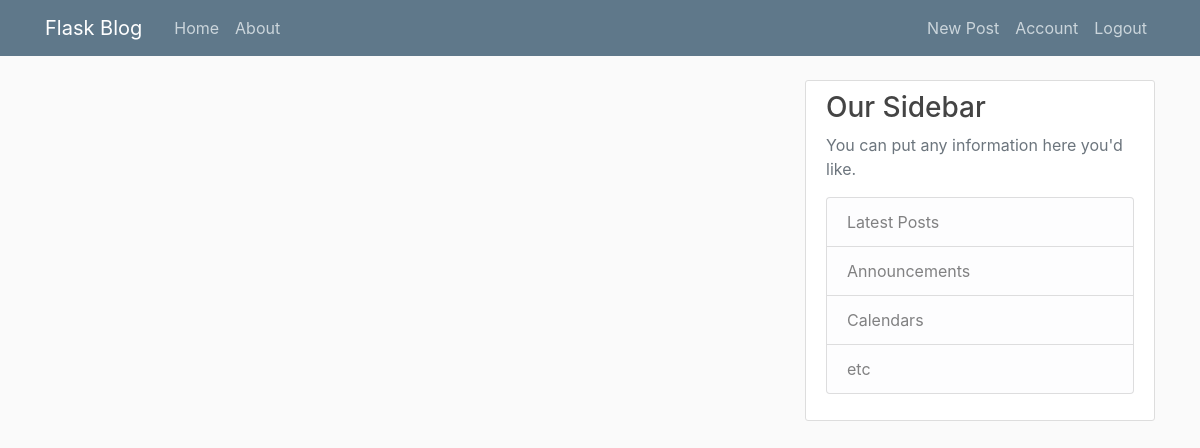
Before: /home (signed in) with the older database file.
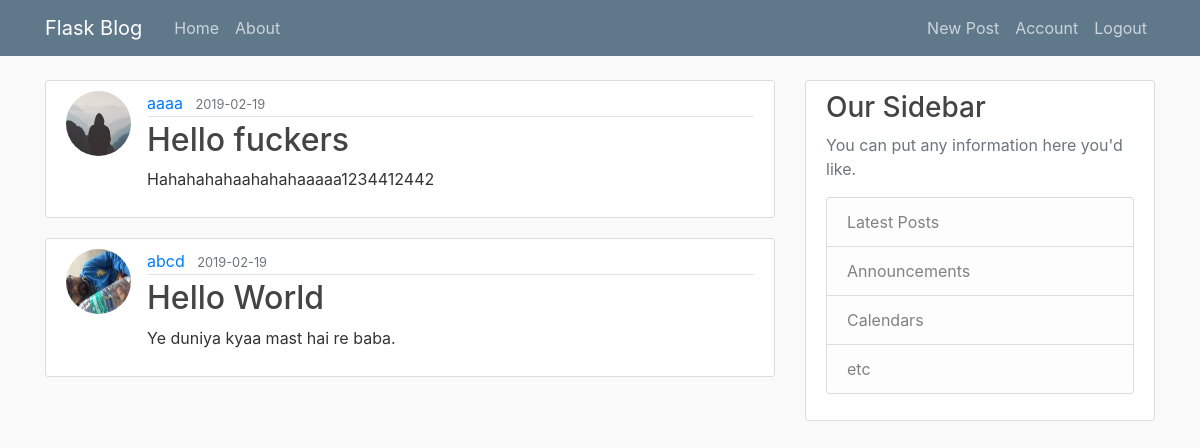
After: the same page with the newer database file.
### blog/models.py (models this page shows, shortened)
class Post(db.Model):
	id=db.Column(db.Integer,primary_key=True)
	title=db.Column(db.String(100),nullable=False)
	date_posted=db.Column(db.DateTime,nullable=False,default=datetime.utcnow)
	content=db.Column(db.Text,nullable=False)
	user_id=db.Column(db.Integer,db.ForeignKey('user.id'),nullable=False)

class User(db.Model,UserMixin):
	id=db.Column(db.Integer,primary_key=True)
	username=db.Column(db.String(20),unique=True,nullable=False)
	email=db.Column(db.String(120),unique=True,nullable=False)
	user_image=db.Column(db.String(20),nullable=False,default='default.jpg')
	password=db.Column(db.String(60),nullable=True)
	posts=db.relationship('Post',backref='author',lazy=True)

### blog/routes.py (the view)
@app.route("/")
@app.route("/home")
def hello():
	page=request.args.get('page',default=1,type=int)
	post=Post.query.order_by(Post.date_posted.desc()).paginate(page=page,per_page=5)
	return render_template('home.html',posts=post)

### blog/models.py (called while the page is built)
@login_manager.user_loader
def load_user(user_id):
	return User.query.get(int(user_id))

### blog/templates/home.html
{% extends "layout.html" %}
{% block content %}
	{% for post in posts%}
		<article class="media content-section">
      <img class="rounded-circle article-img" src="{{ url_for('static',filename='profile_pics/'+post.author.user_image)}}">
      <div class="media-body">
        <div class="article-metadata">
          <a class="mr-2" href="#">{{ post.author.username }}</a>
          <small class="text-muted">{{ post.date_posted.strftime('%Y-%m-%d') }}</small>
        </div>
        <h2><a class="article-title" href="{{ url_for('post',post_id=post.id) }}">{{ post.title }}</a></h2>
        <p class="article-content">{{ post.content }}</p>
      </div>
    </article>
	{% endfor %}
{% endblock %}

Changed rows visible on the page:
added Post: user_image (placeholder picture), author.username "aaaa", date_posted "2019-02-19", title "Hello fuckers", content "Hahahahahaahahahaaaaa1234412442"
added Post: user_image (picture), author.username "abcd", date_posted "2019-02-19", title "Hello World", content "Ye duniya kyaa mast hai re baba."
